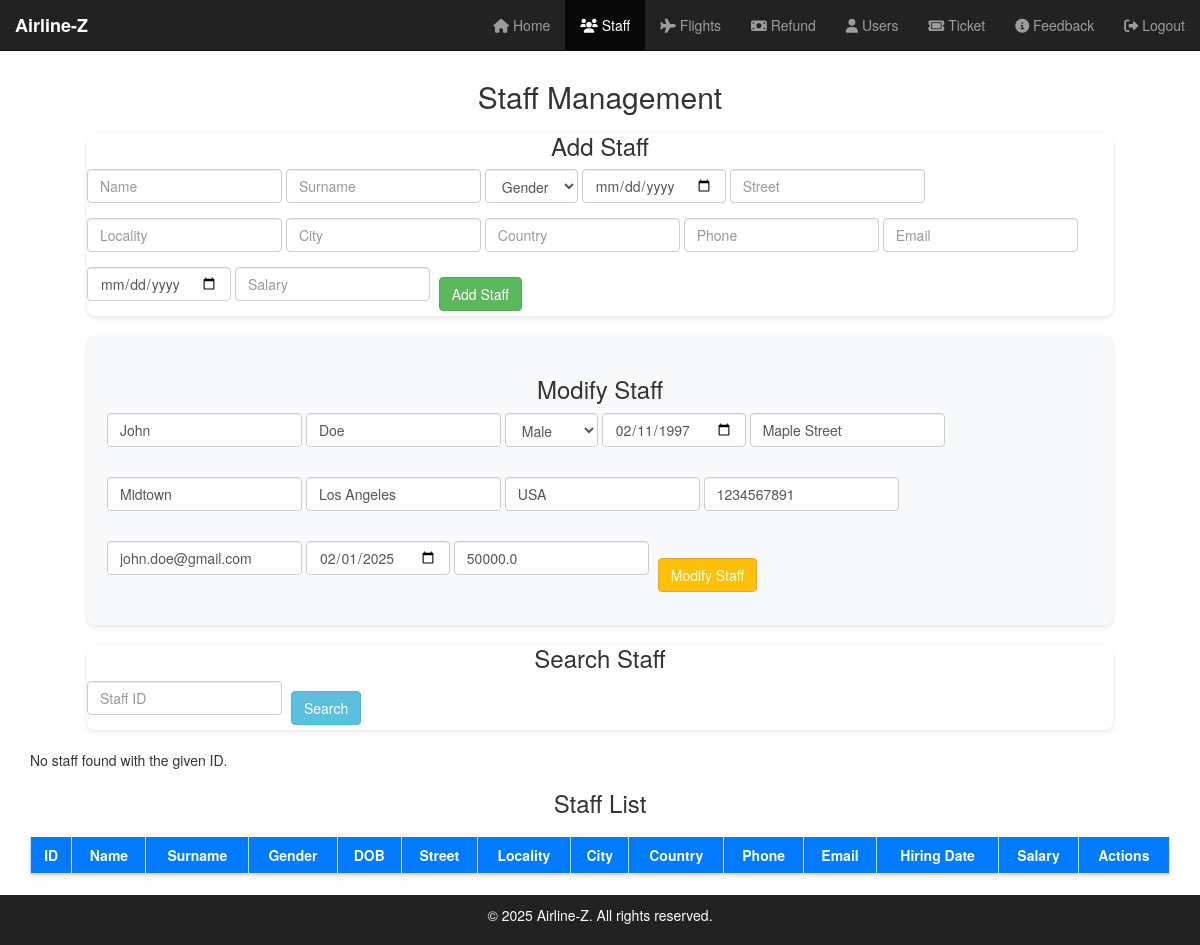
Page /admin/modify-staff/3 (signed in) on the committed database.
### tables this page shows
CREATE TABLE staff (
    staff_id INTEGER PRIMARY KEY AUTOINCREMENT,
    name TEXT NOT NULL,
    surname TEXT NOT NULL,
    gender TEXT NOT NULL,
    dob TEXT NOT NULL,
    street TEXT NOT NULL,
    locality TEXT NOT NULL,
    city TEXT NOT NULL,
    country TEXT NOT NULL,
    phone TEXT NOT NULL,
    email TEXT NOT NULL,
    hiring_date TEXT NOT NULL,
    salary REAL NOT NULL
);

### app.py (the view)
@app.route('/admin/modify-staff/<int:staff_id>', methods=['GET'])
def modify_staff_form(staff_id):
    try:
        conn = get_db_connection()
        staff = conn.execute("SELECT * FROM staff WHERE staff_id = ?", (staff_id,)).fetchone()
        conn.close()
        if staff:
            return render_template('admin/staff-management.html', staff=staff)
        else:
            flash("Staff not found", "danger")
            return redirect(url_for('staff_management'))
    except Exception as e:
        flash(f"Error: {e}", "danger")
        return redirect(url_for('staff_management'))

### app.py (called while the page is built)
def get_db_connection():
    conn = sqlite3.connect(DATABASE)
    conn.row_factory = sqlite3.Row  # Return rows as dictionaries
    return conn

@app.before_request
def require_login():
    admin_routes = [
        'admin_panel', 'staff_management', 'add_staff', 'remove_staff', 'modify_staff_form', 'modify_staff', 'search_staff',
        'flight_management', 'add_flight', 'remove_flight', 'modify_flight', 'search_flight',
        'refund_management', 'get_refunds', 'clear_refund', 'decline_refund', 'report_fraud',
        'user_management', 'add_user', 'remove_user',
        'ticket_management', 'remove_ticket', 'search_ticket', 'modify_ticket', 'add_ticket',
        'feedback_management'
    ]
    if request.endpoint in admin_routes and not session.get('admin_logged_in'):
        flash("You need to login first!", "warning")
        return redirect(url_for('admin_login'))

### templates/admin/staff-management.html (shortened to what this page needs)
<!DOCTYPE html>
<html lang="en">
<head>
    <link rel="stylesheet" href="{{ url_for('static', filename='css/admin/staff-management.css') }}">
    <link rel="stylesheet" href="https://maxcdn.bootstrapcdn.com/bootstrap/3.3.7/css/bootstrap.min.css">
    <link rel="stylesheet" href="https://cdnjs.cloudflare.com/ajax/libs/font-awesome/6.0.0/css/all.min.css">
</head>
<body>
    <nav class="navbar navbar-inverse navbar-fixed-top">
        <div class="container-fluid">
            <div class="navbar-header">
                <a class="navbar-brand" href="{{ url_for('index') }}">Airline-Z</a>
            </div>
            <div class="collapse navbar-collapse" id="adminNavbar">
                <ul class="nav navbar-nav navbar-right">
                    <li><a href="{{ url_for('admin_panel') }}"><i class="fa fa-home"></i> Home</a></li>
                    <li class="active"><a href="{{ url_for('staff_management') }}"><i class="fa fa-users"></i> Staff</a></li>
                    <li><a href="{{ url_for('flight_management') }}"><i class="fa fa-plane"></i> Flights</a></li>
                    <li><a href="{{ url_for('refund_management') }}"><i class="fa fa-money-bill"></i> Refund</a></li>
                    <li><a href="{{ url_for('user_management') }}"><i class="fa fa-user"></i> Users</a></li>
                    <li><a href="{{ url_for('ticket_management') }}"><i class="fa fa-ticket"></i> Ticket</a></li>
                    <li><a href="{{ url_for('feedback_management')}}"><i class="fa fa-info-circle"></i> Feedback</a></li>
                    <li><a href="{{ url_for('admin_logout') }}"><i class="fa fa-sign-out-alt"></i> Logout</a></li>
                </ul>
            </div>
        </div>
    </nav>
    <br><br><br>
   <div class="container">
       <h2>Staff Management</h2>
       <form id="add-staff-form" method="post" action="{{ url_for('add_staff') }}" class="form-inline">
           <h3>Add Staff</h3>
           <div class="form-group">
               <input type="text" name="name" class="form-control" placeholder="Name" required>
           </div>
           <div class="form-group">
               <input type="text" name="surname" class="form-control" placeholder="Surname" required>
           </div>
           <div class="form-group">
               <select name="gender" class="form-control" required>
                   <option value="">Gender</option>
               </select>
           </div>
           <div class="form-group">
               <input type="date" name="dob" class="form-control" placeholder="Date of Birth" required>
           </div>
           <div class="form-group">
               <input type="text" name="street" class="form-control" placeholder="Street" required>
           </div>
           <div class="form-group">
               <input type="text" name="locality" class="form-control" placeholder="Locality" required>
           </div>
           <div class="form-group">
               <input type="text" name="city" class="form-control" placeholder="City" required>
           </div>
           <div class="form-group">
               <input type="text" name="country" class="form-control" placeholder="Country" required>
           </div>
           <div class="form-group">
               <input type="text" name="phone" class="form-control" placeholder="Phone" required>
           </div>
           <div class="form-group">
               <input type="email" name="email" class="form-control" placeholder="Email" required>
           </div>
           <div class="form-group">
               <input type="date" name="hiring_date" class="form-control" placeholder="Hiring Date" required>
           </div>
           <div class="form-group">
               <input type="number" step="0.01" name="salary" class="form-control" placeholder="Salary" required>
           </div>
           <button type="submit" class="btn btn-success">Add Staff</button>
       </form>
    <form id="modify-staff-form" method="post" action="{{ url_for('modify_staff') }}" class="form-inline">
        <h3>Modify Staff</h3>
        {% if staff %}
            <div class="form-group">
                <input type="text" name="name" class="form-control" value="{{ staff.name }}" required>
            </div>
            <div class="form-group">
                <input type="text" name="surname" class="form-control" value="{{ staff.surname }}" required>
            </div>
            <div class="form-group">
                <select name="gender" class="form-control" required>
                    <option value="Male" {% if staff.gender == 'Male' %} selected {% endif %}>Male</option>
                </select>
            </div>
            <div class="form-group">
                <input type="date" name="dob" class="form-control" value="{{ staff.dob }}" required>
            </div>
            <div class="form-group">
                <input type="text" name="street" class="form-control" value="{{ staff.street }}" required>
            </div>
            <div class="form-group">
                <input type="text" name="locality" class="form-control" value="{{ staff.locality }}" required>
            </div>
            <div class="form-group">
                <input type="text" name="city" class="form-control" value="{{ staff.city }}" required>
            </div>
            <div class="form-group">
                <input type="text" name="country" class="form-control" value="{{ staff.country }}" required>
            </div>
            <div class="form-group">
                <input type="text" name="phone" class="form-control" value="{{ staff.phone }}" required>
            </div>
            <div class="form-group">
                <input type="email" name="email" class="form-control" value="{{ staff.email }}" required>
            </div>
            <div class="form-group">
                <input type="date" name="hiring_date" class="form-control" value="{{ staff.hiring_date }}" required>
            </div>
            <div class="form-group">
                <input type="number" step="0.01" name="salary" class="form-control" value="{{ staff.salary }}" required>
            </div>
            <button type="submit" class="btn btn-warning">Modify Staff</button>
        {% else %}
            <p>No staff details available for modification.</p>
        {% endif %}
    </form>
    <form id="search-staff-form" method="get" action="{{ url_for('search_staff') }}" class="form-inline">
        <h3>Search Staff</h3>
        <div class="form-group">
            <input type="text" name="staff_id" class="form-control" placeholder="Staff ID" required>
        </div>
        <button type="submit" class="btn btn-info">Search</button>
    </form>
    {% if staff_list %}
        <h3>Staff Found</h3>
        <table class="table table-striped">
            <thead>
                <tr>
                    <th>ID</th>
                    <th>Name</th>
                    <th>Surname</th>
                    <th>Gender</th>
                    <th>DOB</th>
                    <th>Street</th>
                    <th>Locality</th>
                    <th>City</th>
                    <th>Country</th>
                    <th>Phone</th>
                    <th>Email</th>
                    <th>Hiring Date</th>
                    <th>Salary</th>
                </tr>
            </thead>
            <tbody>
                {% for staff in staff_list %}
                    <tr>
                        <td>{{ staff.staff_id }}</td>
                        <td>{{ staff.name }}</td>
                        <td>{{ staff.surname }}</td>
                        <td>{{ staff.gender }}</td>
                        <td>{{ staff.dob }}</td>
                        <td>{{ staff.street }}</td>
                        <td>{{ staff.locality }}</td>
                        <td>{{ staff.city }}</td>
                        <td>{{ staff.country }}</td>
                        <td>{{ staff.phone }}</td>
                        <td>{{ staff.email }}</td>
                        <td>{{ staff.hiring_date }}</td>
                        <td>{{ staff.salary }}</td>
                    </tr>
                {% endfor %}
            </tbody>
        </table>
    {% else %}
        <p>No staff found with the given ID.</p>
    {% endif %}
    <h3>Staff List</h3>
    <table class="table table-striped">
        <thead>
            <tr>
                <th>ID</th>
                <th>Name</th>
                <th>Surname</th>
                <th>Gender</th>
                <th>DOB</th>
                <th>Street</th>
                <th>Locality</th>
                <th>City</th>
                <th>Country</th>
                <th>Phone</th>
                <th>Email</th>
                <th>Hiring Date</th>
                <th>Salary</th>
                <th>Actions</th>
            </tr>
        </thead>
    </table>
   </div>
   <footer class="footer">
        <div class="container text-center" style="background-color: #222; color:#fff">
            <p>&copy; 2025 Airline-Z. All rights reserved.</p>
        </div>
   </footer>
</body>
</html>

### static/css/admin/staff-management.css (style rules this page uses)
body { font-family: 'Arial', sans-serif; margin: 0; padding: 0; background-color: #f8f9fa; color: #333; }
.navbar { border-radius: 0; margin-bottom: 0; }
.navbar-brand { font-size: 1.5em; font-weight: bold; color: #fff !important; }
.navbar-inverse .navbar-nav > li > a { color: #ddd; }
.navbar-inverse .navbar-nav > li > a:hover, .navbar-inverse .navbar-nav > .active > a { color: #fff; background-color: #5bc0de; }
h2, h3 { color: #333; text-align: center; }
table { margin: 20px auto; margin-bottom: 20px; width: 90%; border-collapse: collapse; background-color: #fff; box-shadow: 0px 2px 5px rgba(0, 0, 0, 0.1); }
table th, table td { padding: 12px; text-align: center; border: 1px solid #ddd; }
table th { background-color: #007bff; color: #fff; font-weight: bold; }
.btn { margin: 5px; padding: 10px 20px; border-radius: 5px; border: none; font-size: 14px; cursor: pointer; }
form { margin: 20px auto; width: 90%; background-color: #fff; border-radius: 8px; box-shadow: 0px 2px 5px rgba(0, 0, 0, 0.1); }
form input, form select { margin-bottom: 15px; padding: 8px; width: calc(100% - 20px); border: 1px solid #ccc; border-radius: 5px; }
form button { display: block; margin: 0 auto; background-color: #28a745; color: white; font-size: 16px; padding: 10px 20px; border-radius: 5px; border: none; }
footer { background-color: #222; color: #fff; padding: 10px 0; position: relative; width: 100%; bottom: 0; }
#modify-staff-form { background-color: #f8f9fa; padding: 20px; border-radius: 8px; box-shadow: 0px 2px 5px rgba(0, 0, 0, 0.1); margin-top: 20px; }
#modify-staff-form .form-group { margin-bottom: 15px; }
#modify-staff-form button { background-color: #ffc107; }
.btn-warning { background-color: #f0ad4e; color: white; border: none; }

### rows in the picture
staff: name "John", surname "Doe", gender "Male", dob "02/11/1997", street "Maple Street", locality "Midtown", city "Los Angeles", country "USA", phone "1234567891", email "john.doe@gmail.com", hiring_date "02/01/2025", salary "50000.0"
